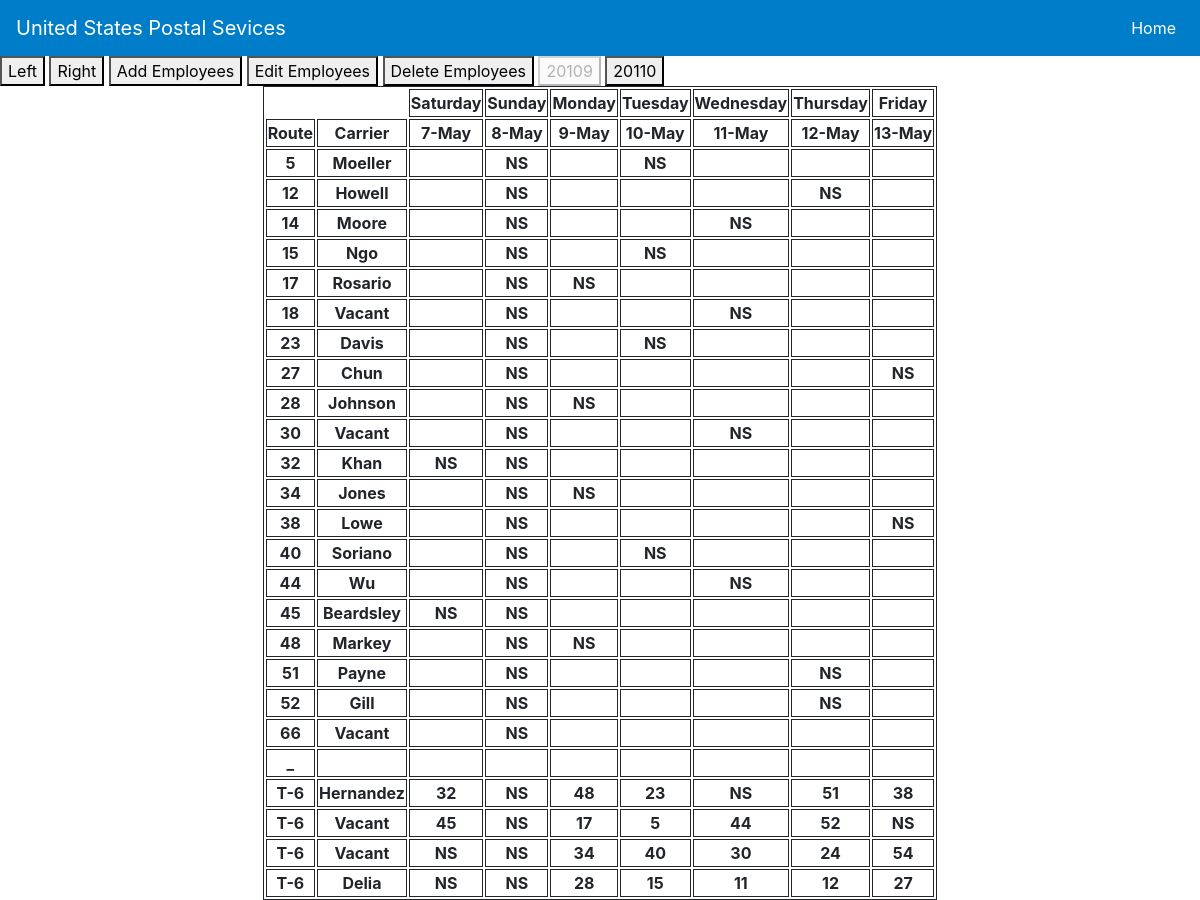
The page /schedule/weekly/20109/1 on the database its author committed.
### routes/models.py (models this page shows)
class Route(models.Model):
	Zone_Choices = (
		('20109', '20109'),
		('20110', '20110'),
	)
	route_id = models.AutoField(primary_key=True, editable=False)
	route_number = models.IntegerField(blank=False, null=True, verbose_name='Route Number')
	route_ns = models.CharField(max_length=30, blank=True, null=True, verbose_name='Route NS (YYYY-MM-DD)')
	route_carrier_first_name = models.CharField(max_length=30, blank=True, null=True, verbose_name='First Name')
	route_carrier_last_name = models.CharField(max_length=30, blank=False, null=True, verbose_name='Last Name')
	route_zone = models.CharField(max_length=30, blank=False, null=True, choices=Zone_Choices, default=None,verbose_name='Route Zone')
	current_route_ns = models.IntegerField(blank=True, null=True, default=-1,verbose_name='Current Route NS')
	T6_id = models.IntegerField(blank=False, null=True, verbose_name='T6 id')
	T6_type = models.CharField(max_length=30, blank=False, null=True,default="T-6", verbose_name='T6 Type')
	T6_carrier_zone = models.CharField(max_length=30, blank=False, null=True, choices=Zone_Choices, default=None,verbose_name='T6 Zone')
	T6_carrier_last_name = models.CharField(max_length=30, blank=False, null=True, verbose_name='Last Name')

### routes/views.py (the view)
# urls.py: path('weekly/20109/<int:week>', views.dashboardView, name="weekly"),
def dashboardView(request,week): # Dashboard view rn redirect('login_url')
	url = request.build_absolute_uri().split('/')
	zone = url[len(url)-2] #get zone users requested
	week = int(url[len(url)-1]) #get week users requested
	find_ns_this_week(week,Route.objects.all()) #find ns this week for every route
	partial_date_week = get_days_for_week(week,"%-d-%b")
	full_date_week = get_days_for_week(week,"%Y-%-m-%-d")
	holiday_this_week = find_holiday_this_week(week)
	routes = Route.objects.filter(route_zone=zone).order_by('route_number')
	routes = regular_list(routes,full_date_week[0],full_date_week[-1])
	T6 = Route.objects.filter(T6_carrier_zone=zone).order_by('T6_id')
	T6 = t6_list(T6,full_date_week[0],full_date_week[-1])
	return render(request, 'weekly.html',{'routes': routes,'T6':T6,'regular_size': len(routes),
		'partial_date_week':partial_date_week,'full_date_week':full_date_week,'holiday_this_week':holiday_this_week})

### routes/views.py (called while the page is built)
def find_ns_this_week(week,routes):#find ns for current week and updates the model for it
	d1 = date.today() + timedelta(days=7*week)
	while(d1.weekday()!=5):
		d1 = d1 + timedelta(-1)
	for route in routes:
		if (route.route_ns == "-1"):
			Route.objects.filter(pk=route.route_id).update(current_route_ns=-1)
		else:
			d0 = route.route_ns.split("-")
			d0 = date(int(d0[0]),int(d0[1]),int(d0[2]))
			d0Sat = d0
			while(d0Sat.weekday()!=5):
				d0Sat = d0Sat + timedelta(-1)
			diff = ((d1 - d0Sat)//7).days
			this_week_ns = d0.weekday()
			if (diff < 0 ):
				diff = diff*-1
				for x in range(diff):
					this_week_ns -= 1
					if this_week_ns==-1 : this_week_ns=5
			else:
				for x in range(diff):
					this_week_ns += 1
					if this_week_ns>=6 : this_week_ns=0
			Route.objects.filter(pk=route.route_id).update(current_route_ns=this_week_ns)

def get_days_for_week(week,format): #get days for the week
	d1 = date.today() + timedelta(days=7*week)
	days_of_week = []
	while(d1.weekday()!=5):
		d1 = d1 + timedelta(-1)
	for x in range (7):
		days_of_week.append(d1.strftime(format))
		d1 = d1 + timedelta(1)
	return days_of_week

def find_holiday_this_week(week):
	d1 = date.today() + timedelta(days=7*week)
	us_holidays = holidays.US()
	while(d1.weekday()!=5):
		d1 = d1 + timedelta(-1)
	for x in range (6):
		if d1 in us_holidays :return d1.weekday()
		d1 = d1 + timedelta(1)
	return -1

def regular_list(regular,start,end):
	list_unique = [["" for col in range(10)] for row in range(len(regular))]
	start = start.split('-')
	start_date = date(int(start[0]), int(start[1]),int(start[2]))
	end = end.split('-')
	end_date = date(int(end[0]), int(end[1]),int(end[2]))
	override = Override.objects.filter(date__range=[start_date, end_date]).order_by('route__T6_id')
	for x in range(len(regular)):
		list_unique[x][regular[x].current_route_ns] = "NS"
		list_unique[x][6] = "NS"
		list_unique[x][7] = regular[x].route_carrier_last_name
		list_unique[x][8] = regular[x].route_id
		list_unique[x][9] = regular[x].route_number
		for y in override:
			if(y.route.route_id ==regular[x].route_id):
				list_unique[x][y.date.weekday()] = y.text
	return(list_unique)

### routes/templates/weekly.html (shortened to what this page needs)
{% extends 'index.html' %}
{% load static %}
{% block content %}
<button onclick="left_button()">Left</button>
<button onclick="right_button()">Right</button>
<button onclick="employee_add_button()">Add Employees</button>
<button onclick="employee_edit_button()">Edit Employees</button>
<button onclick="employee_delete_button()">Delete Employees</button>
<button id = "20109" onclick="switch_zone_button(20109)">20109</button>
<button id = "20110" onclick="switch_zone_button(20110)">20110</button>
<div class="row justify-content-center">
		<table id = "table">
 	  		<tr>
				<th style="border-style:hidden hidden hidden hidden;"></th>
		  		<th style="border-style:hidden hidden hidden hidden;"></th>
		  		<th>Saturday</th>
		  		<th>Sunday</th>
				<th>Monday</th>
		  		<th>Tuesday</th>
		  		<th>Wednesday</th>
		  		<th>Thursday</th>
		  		<th>Friday</th>
	  		</tr>
	  		<tr>
				<th>Route</th>
				<th>Carrier</th>
			  	<th id = "Saturday">{{partial_date_week.0}}</th>
			  	<th id = "Sunday">{{partial_date_week.1}}</th>
			  	<th id = "Monday">{{partial_date_week.2}}</th>
			  	<th id = "Tuesday">{{partial_date_week.3}}</th>
			  	<th id = "Wednesday">{{partial_date_week.4}}</th>
			  	<th id = "Thursday">{{partial_date_week.5}}</th>
			  	<th id = "Friday">{{partial_date_week.6}}</th>
			</tr>
			{% for routes in routes %}
		  		<tr>
				  	<th contenteditable="true" onblur="update_route_number(`{{routes.8}}`,`{{forloop.counter0}}`)">{{routes.9}}</th>
				  	<th contenteditable="true" onblur="update_name(`{{routes.8}}`,`{{forloop.counter0}}`)">{{routes.7}}</th>
				  	<th contenteditable="true" onblur="update_override(`{{routes.8}}`,`{{forloop.counter0}}`,2,`{{full_date_week.0}}`)">{{routes.5}}</th>
				  	<th contenteditable="true" onblur="update_override(`{{routes.8}}`,`{{forloop.counter0}}`,3,`{{full_date_week.1}}`)">{{routes.6}}</th>
				  	<th contenteditable="true" onblur="update_override(`{{routes.8}}`,`{{forloop.counter0}}`,4,`{{full_date_week.2}}`)">{{routes.0}}</th>
				  	<th contenteditable="true" onblur="update_override(`{{routes.8}}`,`{{forloop.counter0}}`,5,`{{full_date_week.3}}`)">{{routes.1}}</th>
				  	<th contenteditable="true" onblur="update_override(`{{routes.8}}`,`{{forloop.counter0}}`,6,`{{full_date_week.4}}`)">{{routes.2}}</th>
				  	<th contenteditable="true" onblur="update_override(`{{routes.8}}`,`{{forloop.counter0}}`,7,`{{full_date_week.5}}`)">{{routes.3}}</th>
				  	<th contenteditable="true" onblur="update_override(`{{routes.8}}`,`{{forloop.counter0}}`,8,`{{full_date_week.6}}`)">{{routes.4}}</th>
				</tr>
			{% endfor %}
			<tr><th>_</th><th></th><th></th><th></th><th></th><th></th><th></th><th></th><th></th></tr>
			{% for t6 in T6 %}
		  		<tr>
				  	<th contenteditable="true" onblur="update_t6_type(`{{t6.9}}`,`{{forloop.counter0}}`)">{{t6.10}}</th>
				  	<th contenteditable="true" onblur="update_t6_name(`{{t6.9}}`,`{{forloop.counter0}}`)">{{t6.7}}</th>
				  	<th contenteditable="true" onblur="update_t6_override(`{{t6.8}}`,`{{forloop.counter0}}`,2,`{{full_date_week.0}}`)">{{t6.5}}</th>
				  	<th contenteditable="true" onblur="update_t6_override(`{{t6.8}}`,`{{forloop.counter0}}`,3,`{{full_date_week.1}}`)">{{t6.6}}</th>
				  	<th contenteditable="true" onblur="update_t6_override(`{{t6.8}}`,`{{forloop.counter0}}`,4,`{{full_date_week.2}}`)">{{t6.0}}</th>
				  	<th contenteditable="true" onblur="update_t6_override(`{{t6.8}}`,`{{forloop.counter0}}`,5,`{{full_date_week.3}}`)">{{t6.1}}</th>
				  	<th contenteditable="true" onblur="update_t6_override(`{{t6.8}}`,`{{forloop.counter0}}`,6,`{{full_date_week.4}}`)">{{t6.2}}</th>
				  	<th contenteditable="true" onblur="update_t6_override(`{{t6.8}}`,`{{forloop.counter0}}`,7,`{{full_date_week.5}}`)">{{t6.3}}</th>
				  	<th contenteditable="true" onblur="update_t6_override(`{{t6.8}}`,`{{forloop.counter0}}`,8,`{{full_date_week.6}}`)">{{t6.4}}</th>
				</tr>
			{% endfor %}
		</table>
</div>
{% endblock %}

### routes/templates/weekly.html (style rules this page uses)
th,td { border: 1px solid; text-align: center; }
table { border: 1px solid; border-collapse: separate; border-spacing:35 35px; }

### rows shown on the page
Route: route_carrier_last_name "Moeller", T6_type "T-6", T6_carrier_last_name "Vacant"
Route: route_carrier_last_name "Howell", T6_type "T-6", T6_carrier_last_name "Delia"
Route: route_carrier_last_name "Moore"
Route: route_carrier_last_name "Ngo"
Route: route_carrier_last_name "Rosario"
Route: route_carrier_last_name "Vacant"
Route: route_carrier_last_name "Davis", T6_type "T-6", T6_carrier_last_name "Hernandez"
Route: route_carrier_last_name "Chun"
Route: route_carrier_last_name "Johnson"
Route: route_carrier_last_name "Vacant", T6_type "T-6", T6_carrier_last_name "Vacant"
Route: route_carrier_last_name "Khan"
Route: route_carrier_last_name "Jones"
Route: route_carrier_last_name "Lowe"
Route: route_carrier_last_name "Soriano"
Route: route_carrier_last_name "Wu"
Route: route_carrier_last_name "Beardsley"
Route: route_carrier_last_name "Markey"
Route: route_carrier_last_name "Payne"
Route: route_carrier_last_name "Gill"
Route: route_carrier_last_name "Vacant"

### other values the page prints
{{ partial_date_week.0 }} "7-May"
{{ partial_date_week.1 }} "8-May"
{{ partial_date_week.2 }} "9-May"
{{ partial_date_week.3 }} "10-May"
{{ partial_date_week.4 }} "11-May"
{{ partial_date_week.5 }} "12-May"
{{ partial_date_week.6 }} "13-May"
{{ routes.9 }} "5" "12" "14" "15" "17" "18" "23" "27" "28" "30" "32" "34" "38" "40" "44" "45" "48" "51" "52" "66"
{{ routes.6 }} "NS" "NS" "NS" "NS" "NS" "NS" "NS" "NS" "NS" "NS" "NS" "NS" "NS" "NS" "NS" "NS" "NS" "NS" "NS" "NS"
{{ routes.1 }} "NS" "NS" "NS" "NS"
{{ routes.3 }} "NS" "NS" "NS"
{{ routes.2 }} "NS" "NS" "NS" "NS"
{{ routes.0 }} "NS" "NS" "NS" "NS"
{{ routes.4 }} "NS" "NS"
{{ routes.5 }} "NS" "NS"
